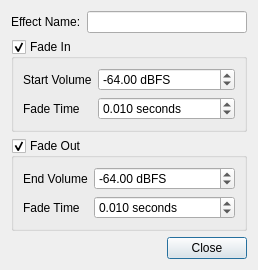
<?xml version="1.0" encoding="UTF-8"?>
<ui version="4.0">
 <class>dialog</class>
 <widget class="QDialog" name="dialog">
  <property name="geometry">
   <rect>
    <x>0</x>
    <y>0</y>
    <width>258</width>
    <height>266</height>
   </rect>
  </property>
  <property name="windowTitle">
   <string>Fader Configuration</string>
  </property>
  <layout class="QVBoxLayout" stretch="0,1,0,0">
   <item>
    <layout class="QHBoxLayout" stretch="0,1">
     <item>
      <widget class="QLabel" name="label">
       <property name="text">
        <string>Effect Name:</string>
       </property>
      </widget>
     </item>
     <item>
      <widget class="QLineEdit" name="name"/>
     </item>
    </layout>
   </item>
   <item>
    <widget class="QGroupBox" name="fadeInGroupBox">
     <property name="title">
      <string>Fade In</string>
     </property>
     <property name="checkable">
      <bool>true</bool>
     </property>
     <layout class="QFormLayout">
      <property name="fieldGrowthPolicy">
       <enum>QFormLayout::AllNonFixedFieldsGrow</enum>
      </property>
      <item row="0" column="0">
       <widget class="QLabel" name="label_3">
        <property name="text">
         <string>Start Volume</string>
        </property>
       </widget>
      </item>
      <item row="0" column="1">
       <widget class="QDoubleSpinBox" name="fadeInStartVolume">
        <property name="suffix">
         <string> dBFS</string>
        </property>
        <property name="minimum">
         <double>-128.000000000000000</double>
        </property>
        <property name="maximum">
         <double>0.000000000000000</double>
        </property>
        <property name="singleStep">
         <double>0.100000000000000</double>
        </property>
        <property name="value">
         <double>-64.000000000000000</double>
        </property>
       </widget>
      </item>
      <item row="1" column="0">
       <widget class="QLabel" name="label_2">
        <property name="text">
         <string>Fade Time</string>
        </property>
       </widget>
      </item>
      <item row="1" column="1">
       <widget class="QDoubleSpinBox" name="fadeInTime">
        <property name="suffix">
         <string> seconds</string>
        </property>
        <property name="decimals">
         <number>3</number>
        </property>
        <property name="minimum">
         <double>0.001000000000000</double>
        </property>
        <property name="maximum">
         <double>60.000000000000000</double>
        </property>
        <property name="value">
         <double>0.010000000000000</double>
        </property>
       </widget>
      </item>
     </layout>
    </widget>
   </item>
   <item>
    <widget class="QGroupBox" name="fadeOutGroupBox">
     <property name="title">
      <string>Fade Out</string>
     </property>
     <property name="checkable">
      <bool>true</bool>
     </property>
     <layout class="QFormLayout">
      <property name="fieldGrowthPolicy">
       <enum>QFormLayout::AllNonFixedFieldsGrow</enum>
      </property>
      <item row="0" column="0">
       <widget class="QLabel" name="label">
        <property name="text">
         <string>End Volume</string>
        </property>
       </widget>
      </item>
      <item row="0" column="1">
       <widget class="QDoubleSpinBox" name="fadeOutEndVolume">
        <property name="suffix">
         <string> dBFS</string>
        </property>
        <property name="minimum">
         <double>-128.000000000000000</double>
        </property>
        <property name="maximum">
         <double>0.000000000000000</double>
        </property>
        <property name="singleStep">
         <double>0.100000000000000</double>
        </property>
        <property name="value">
         <double>-64.000000000000000</double>
        </property>
       </widget>
      </item>
      <item row="1" column="0">
       <widget class="QLabel" name="label_2">
        <property name="text">
         <string>Fade Time</string>
        </property>
       </widget>
      </item>
      <item row="1" column="1">
       <widget class="QDoubleSpinBox" name="fadeOutTime">
        <property name="suffix">
         <string> seconds</string>
        </property>
        <property name="decimals">
         <number>3</number>
        </property>
        <property name="minimum">
         <double>0.001000000000000</double>
        </property>
        <property name="maximum">
         <double>60.000000000000000</double>
        </property>
        <property name="value">
         <double>0.010000000000000</double>
        </property>
       </widget>
      </item>
     </layout>
    </widget>
   </item>
   <item>
    <layout class="QHBoxLayout">
     <item>
      <spacer>
       <property name="orientation">
        <enum>Qt::Horizontal</enum>
       </property>
       <property name="sizeHint" stdset="0">
        <size>
         <width>0</width>
         <height>0</height>
        </size>
       </property>
      </spacer>
     </item>
     <item>
      <widget class="QPushButton" name="closeButton">
       <property name="text">
        <string>Close</string>
       </property>
       <property name="icon">
        <iconset resource="../../lib/lib.qrc">
         <normaloff>:/synthclone/images/16x16/close.png</normaloff>:/synthclone/images/16x16/close.png</iconset>
       </property>
      </widget>
     </item>
    </layout>
   </item>
  </layout>
 </widget>
 <resources>
  <include location="../../lib/lib.qrc"/>
 </resources>
 <connections/>
</ui>
